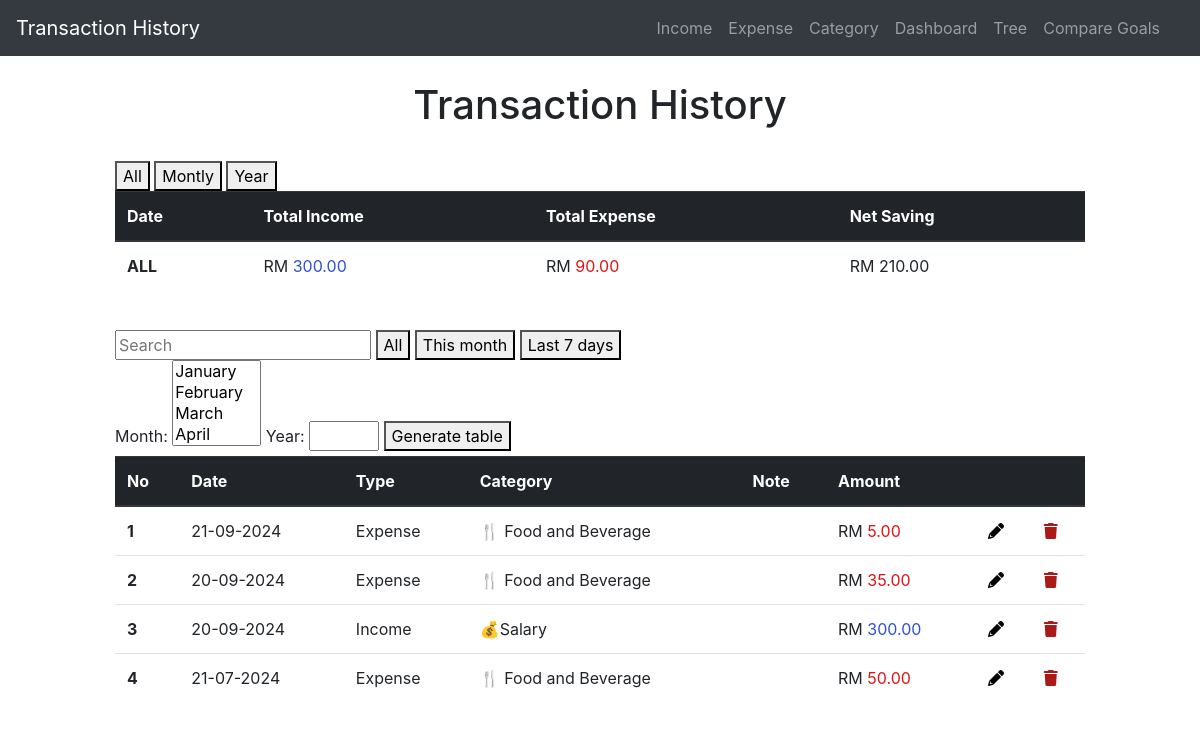
Before: / with the older database file.
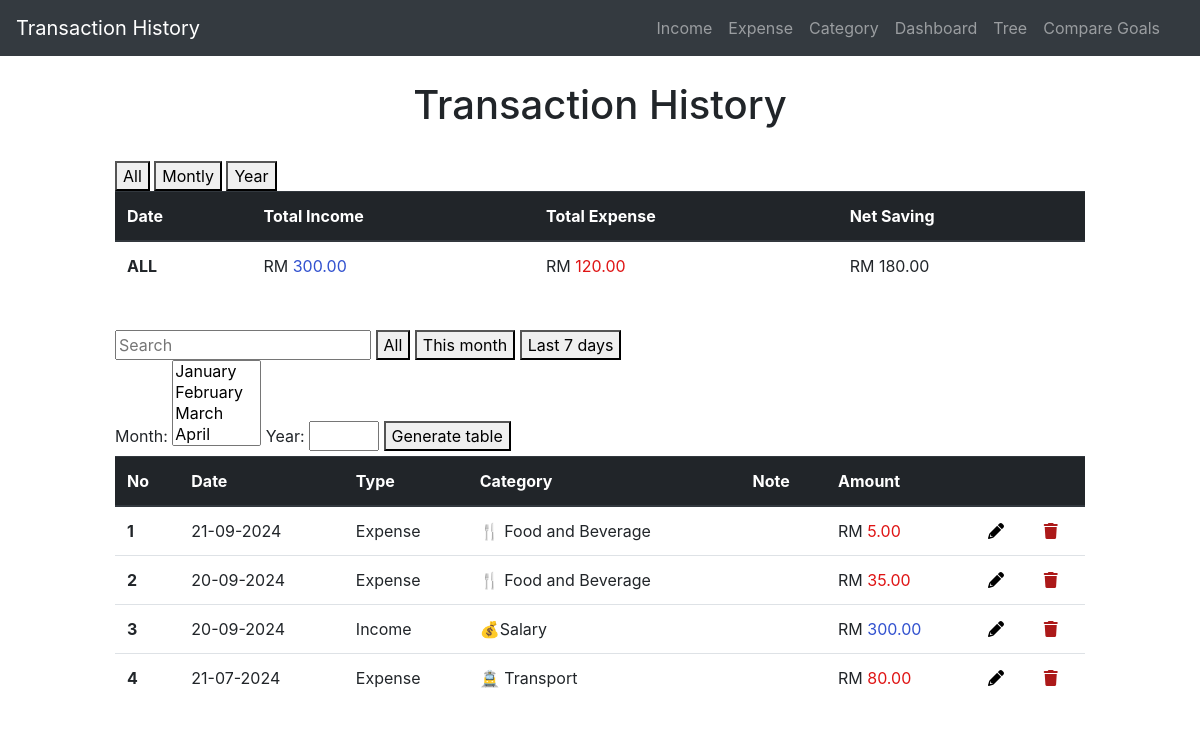
After: the same page with the newer database file.
### application/models.py (models this page shows, shortened)
class add_expenses(db.Model):
    id = db.Column(db.Integer, primary_key=True)
    amount = db.Column(db.Double, nullable=False)
    category = db.Column(db.String(30),nullable=False)
    date = db.Column(db.DateTime, nullable=False)
    type = db.Column(db.String(10), nullable=False, default= 'Expense')
    nota = db.Column(db.String(15))

class add_incomes(db.Model):
    id = db.Column(db.Integer, primary_key=True)
    amount = db.Column(db.Double, nullable=False)
    category = db.Column(db.String(30),nullable=False)
    date = db.Column(db.DateTime, nullable=False)
    type = db.Column(db.String(10), nullable=False, default= 'Income')
    nota = db.Column(db.String(15))

### application/routes.py (the view)
@app.route('/', methods = ["POST", "GET"])
def index():
    expenses = add_expenses.query.order_by(add_expenses.date.desc()).all()
    incomes = add_incomes.query.order_by(add_incomes.date.desc()).all()
    entries = combine_table(expenses,incomes)
    sum_expenses = db.session.query(db.func.sum(add_expenses.amount)).all()
    sum_expense = [expense[0] if expense[0] is not None else 0 for expense in sum_expenses]
    sum_incomes = db.session.query(db.func.sum(add_incomes.amount)).all()
    sum_income = [income[0] if income[0] is not None else 0 for income in sum_incomes]
    net = [round(sum_income[0] - sum_expense[0], 2)]
    return render_template('index.html', title="Transaction history", entries=entries,  sum_expense=sum_expense, sum_income=sum_income, net=net)

### application/routes.py (called while the page is built)
def combine_table(expenses,incomes):
    entries = []
    for expense in expenses:
        entries.append({
            'id': expense.id,
            'date': expense.date,
            'type': expense.type,
            'category': expense.category,
            'amount': expense.amount,
            'nota': expense.nota
        })
    for income in incomes:
        entries.append({
            'id': income.id,
            'date': income.date,
            'type': income.type,
            'category': income.category,
            'amount': income.amount,
            'nota': income.nota
        })
    entries.sort(key=lambda x: x['date'], reverse=True)
    return entries

### application/templates/index.html (shortened to what the changed rows need)
{% extends 'layout.html' %}
{% block content %}
    <head>
        <link rel="stylesheet" href="https://cdnjs.cloudflare.com/ajax/libs/font-awesome/6.0.0-beta3/css/all.min.css">
    </head>
    <div class="col-sm-10 ml-auto mr-auto ">
       <center>
        <H1>Transaction History</H1>
       </center>
       <br>
       <section class="section">
            <table class="table">
                <thead class="thead-dark">
                    <tr>
                        <th scope="col">Date</th>
                        <th scope="col">Total Income</th>
                        <th scope="col">Total Expense</th>
                        <th scope="col">Net Saving</th>
                    </tr>
                </thead>
                <tbody id="net_table" >
                    {% for expense in sum_expense %}
                    {% for income in sum_income %}
                    {% for net_save in net %}
                            <tr>
                                <th scope="row">ALL</th>
                                <td class="amount-field">RM <span style="color: rgb(49, 81, 207);">{{ "{:.2f}".format(income) }}</span></td>
                                <td class="amount-field">RM <span style="color: rgb(223, 20, 20);">{{ "{:.2f}".format(expense) }}</span></td>
                                <td class="amount-field">{{  'RM ' + "{:.2f}".format(net_save) }}</td>
                            </tr>
                    {% endfor %}
                    {% endfor %}
                    {% endfor %}
                </tbody>
            </table>
        </section>
        <br>
        <section class="section">
            <table class="table">
                <thead class="thead-dark">
                    <tr>
                        <th scope="col">No</th>
                        <th scope="col">Date</th>
                        <th scope="col">Type</th>
                        <th scope="col">Category</th>
                        <th scope="col">Note</th>
                        <th scope="col">Amount</th>
                        <th scope="col"></th>
                        <th scope="col"></th>
                    </tr>
                </thead>
                <tbody id="results">
                    {% for entry in entries %}
                            <tr>
                                <th scope="row">{{loop.index}}</th>
                                <td>{{entry.date.strftime("%d-%m-%Y")}}</td>
                                <td>{{entry.type}}</td>
                                <td>{{entry.category }}</td>
                                <td>{{entry.nota }}</td>
                                {% if entry.type == 'Expense' %}
                                <td class="amount-field">RM <span style="color: rgb(223, 20, 20);">{{ "{:.2f}".format(entry.amount) }}</span></td>
                                {% else %}
                                <td class="amount-field">RM <span style="color: rgb(49, 81, 207);">{{ "{:.2f}".format(entry.amount) }}</span></td>
                                {% endif %}
                                <td><a href="{{ url_for('get_record', entry_id=entry.id, entry_type = entry.type, entry_amount = entry.amount, entry_date = entry.date.strftime('%Y-%m-%d %H:%M:%S'),next=url_for('index')) }}"   class="edit" title="Edit" data-toggle="tooltip" id="1"><i class="fa fa-pencil" style="color: rgb(0, 0, 0);"></i></a></td>
                                <td><a href="{{ url_for('delete', entry_id=entry.id, entry_type = entry.type, entry_amount = entry.amount, entry_date = entry.date.strftime('%Y-%m-%d %H:%M:%S'), next=url_for('index')) }}" class="delete" title="Delete" data-toggle="tooltip" id="1"><i class="fa-solid fa-trash" style="color: rgb(172, 25, 25);"></i></a></td>
                            </tr>
                    {% endfor %}
                </tbody>
            </table>
        </section>
    </div>
{% endblock %}

Changed rows visible on the page:
removed add_expenses: date "21-07-2024", type "Expense", category "🍴 Food and Beverage", amount "50.00"
added add_expenses: date "21-07-2024", type "Expense", category "🚊 Transport", amount "80.00"
Other visible differences:
list line gone: "ALL RM 300.00 RM 90.00 RM 210.00"
new list line: "ALL RM 300.00 RM 120.00 RM 180.00"
